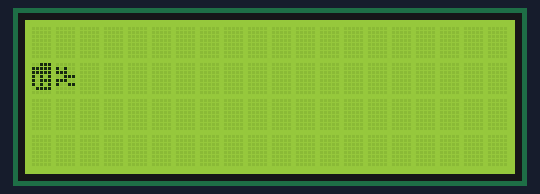
A sketch run on a simulated Arduino Uno, built with avr-gcc and run on an emulated ATmega328P. Shown: 20×4 character LCD. Random numbers use the default seed unless the sketch sets one; what the sketch prints to the serial monitor is not drawn.

Above: at 0.1 s.
At 4.1 s:
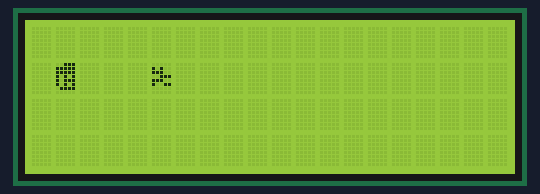
At 9.2 s:
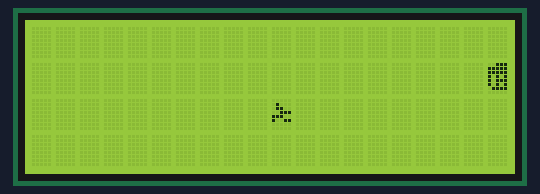
At 19.2 s:
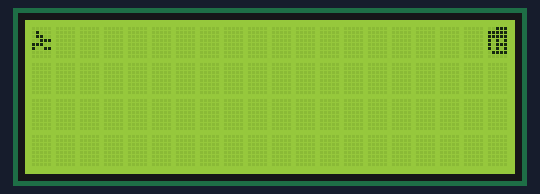
At 20.2 s:
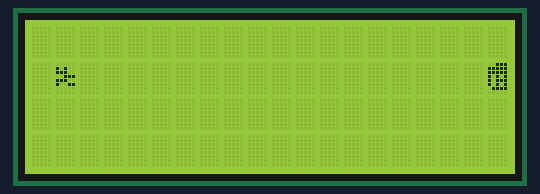
At 37.2 s:
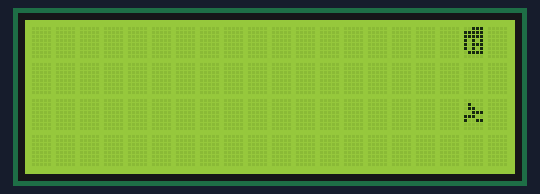

Measured:
- what the display in image 1 shows lasts 1.0 s, from 4.1 s to 5.1 s

The sketch:

AsciiDungeonMadnessWIP.ino
```cpp
//ASCII Dungeon Madness by Julian Blake

/// Colin ideas:  Bonus treasure room, main char can get into it and must get out before the flames consume him to get all the treasure

#include <LiquidCrystal.h>
// initialize the library by associating any needed LCD interface pin
// with the arduino pin number it is connected to
const int rs = 12, en = 11, d7=5, d6=4, d5=3, d4=2;
LiquidCrystal lcd(rs, en, d7, d6, d5, d4);

//const int rs1 = 13, en1 = 10, d41 = 9, d51 = 8, d61 = 7, d71 = 6;
//LiquidCrystal lcd1(rs1, en1, d41, d51, d61, d71);

//Custom characters byte arrays
byte maincharacter[8] = {
  0b00000,
  0b10100,
  0b11100,
  0b00111,
  0b11100,
  0b10011,
  0b00000,
  0b00000,
};

byte maincharstepping[8] = {
  0b00000,
  0b01000,
  0b01100,
  0b00111,
  0b11100,
  0b10011,
  0b00000,
  0b00000,
};

byte demonbaddie[8] = {
  0b00111,
  0b11111,
  0b11111,
  0b10101,
  0b10111,
  0b10101,
  0b01111,
  0b00000
};

byte heart[8] = {
  0b00000,
  0b00110,
  0b01001,
  0b10010,
  0b10010,
  0b01001,
  0b00110,
  0b00000
};

byte bigboss[8] = {
  0b10100,
  0b10011,
  0b10011,
  0b01100,
  0b01100,
  0b10011,
  0b10011,
  0b10100
};

byte invertedbigboss[8] = {
  0b01011,
  0b01100,
  0b01100,
  0b10011,
  0b10011,
  0b01100,
  0b01100,
  0b01011
};

//button used for action button on pin 1 to ground
int testbutton = 1;

//used for random number generator, flag starts false
bool buttonpressedyet = false;

//used for random number generator, flag for when random number is higher than millis so you can press a button.
bool randomhighermillis = false;

//random number afterwhich buttons can be pressed if millis is higher 16-256.
// Once millis>this number, subtract millis from this number to get the player seed number

short seedrandom = random(16, 256);
//Number below is how many mS the player has not pressed the button after randomhighermillis is true
int playerrando = 0;


int walk_animation_index = 0;
const int WALK_ANIMATION_ADDRESS = 7;
int hero_x = 0;
int hero_y = 0;

int demon_x = 0;
int demon_y = 0;

const int DEMON_ADDRESS = 6;

void setup() {
  //serial for testing, maybe remove later?
  Serial.begin(9600);
  Serial.print("Hello world.");
    Serial.print("seedrandom: ");
  Serial.print(seedrandom);
  // set up the LCD's number of columns and rows:
  lcd.begin(20, 4);
  lcd.clear();
  lcd.createChar(WALK_ANIMATION_ADDRESS + 1, maincharacter);
  lcd.createChar(WALK_ANIMATION_ADDRESS, maincharstepping);
  lcd.createChar(DEMON_ADDRESS, demonbaddie);
  lcd.createChar(5, heart);
  lcd.createChar(4, bigboss);
  lcd.createChar(3, invertedbigboss);
  lcd.setCursor(0,0); //set cursor top left

  //ints used to move the maincharacter
  int charxaxis = 3;
  int charyaxis = 3;
}

unsigned long timeseed;

void update() {
  walk_animation_index++;
  walk_animation_index %= 2;

  hero_x++;
  hero_x %= 20;

  hero_y++;
  hero_y %= 4;

  int demon_x_increment = 0;
  int demon_y_increment = 0;
  int demon_new_position = random(0, 8);

  switch(demon_new_position) {
      case 0 :
        demon_x_increment = -1;
        demon_y_increment = 1;
        break;
      case 1 :
        demon_x_increment = 0;
        demon_y_increment = 1;
        break;
      case 2 :
        demon_x_increment = 1;
        demon_y_increment = 1;
         break;
      case 3 :
         break;
      case 4 :
         break;
      case 5 :
         break;
      case 6 :
         break;
      case 7 :
         break;
      case 8 :
         break;
   }

   demon_x += demon_x_increment;
   demon_x %= 20;
   demon_y += demon_y_increment;
   demon_y %= 4;
}

void draw() {

  /*
  lcd.setCursor(16,0);
  lcd.write(byte(6));

  lcd.setCursor(15,0);
  lcd.write(byte(5));

  lcd.setCursor(14,0);
  lcd.write(byte(4));

  lcd.setCursor(13,0);
  lcd.write(byte(3));

  Serial.print(playerrando);

  //milis used to compare to random number to make an extra-random numer;
  //the point being to make a seed partially from the time the arduino is powered;
  //up until the first button is pressed, so that the real random number is not timeable;
  timeseed = millis();

  if (timeseed > seedrandom) {
    randomhighermillis = true;
    playerrando++;

    Serial.println(playerrando);
  }

  lcd.setCursor(0, 1);
  // print the number of seconds since reset:
  lcd.print(millis() / 1000);
  // main character X and Y location on LCD
  lcd.setCursor(0,0);
  lcd.write(byte(7));
  delay(1000);
  lcd.setCursor(0,0);
  lcd.write(byte(8));
  delay(1000);

  lcd.setCursor(charxaxis,charyaxis);
  lcd.write(byte(7));

  lcd.setCursor(20,3);
  lcd.write(byte(7));
  */

  lcd.clear();
  lcd.setCursor(hero_x, hero_y);
  lcd.write(WALK_ANIMATION_ADDRESS + walk_animation_index);

  lcd.setCursor(demon_x, demon_y);
  lcd.write(DEMON_ADDRESS);
  delay(1000);
}

void loop() {
  update();
  draw();
}
```
